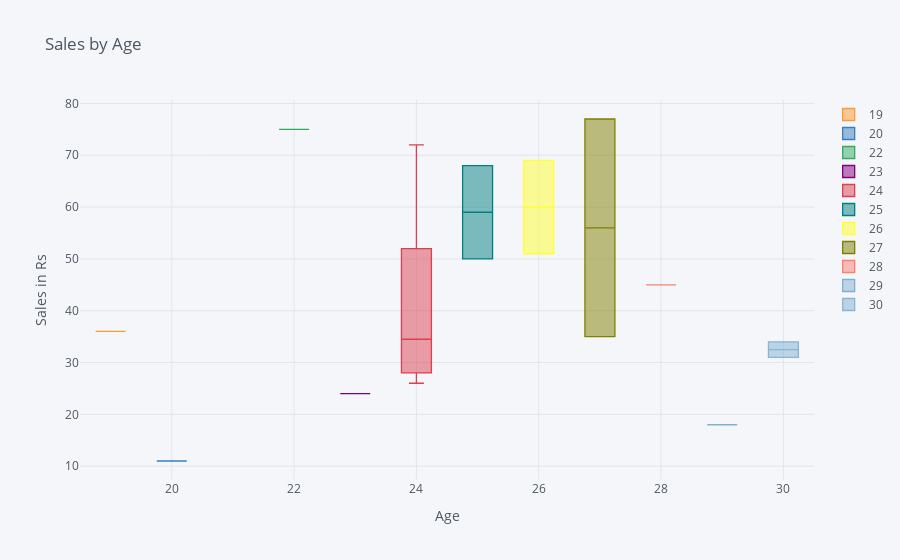

Source (notebook cell):
### Code cell
# Combine Pandas with plotly and cufflinks

data1.pivot(columns='Age', 
            values='SalesinRs').iplot(kind='box', 
                                      xTitle='Age',
                                      yTitle='Sales in Rs', 
                                      title='Sales by Age')

### Figure 1 — Plotly figure (JSON) as saved in the notebook; plotly's stock layout.template omitted (floating-point values rounded to 4 significant figures)
{"data": [{"boxpoints": false, "line": {"width": 1.3}, "marker": {"color": "rgba(255, 153, 51, 1.0)"}, "name": "19", "orientation": "v", "type": "box", "y": [null, null, null, null, null, null, null, null, null, null, 36, null, null, null, null, null, null, null, null, null]}, {"boxpoints": false, "line": {"width": 1.3}, "marker": {"color": "rgba(55, 128, 191, 1.0)"}, "name": "20", "orientation": "v", "type": "box", "y": [null, null, 11, null, null, null, null, null, null, null, null, null, null, null, null, null, null, null, null, null]}, {"boxpoints": false, "line": {"width": 1.3}, "marker": {"color": "rgba(50, 171, 96, 1.0)"}, "name": "22", "orientation": "v", "type": "box", "y": [null, 75, null, null, null, null, null, null, null, null, null, null, null, null, null, null, null, null, null, null]}, {"boxpoints": false, "line": {"width": 1.3}, "marker": {"color": "rgba(128, 0, 128, 1.0)"}, "name": "23", "orientation": "v", "type": "box", "y": [null, null, null, null, null, null, null, 24, null, null, null, null, null, null, null, null, null, null, null, null]}, {"boxpoints": false, "line": {"width": 1.3}, "marker": {"color": "rgba(219, 64, 82, 1.0)"}, "name": "24", "orientation": "v", "type": "box", "y": [null, null, null, null, null, 52, 26, null, 28, null, null, 72, null, null, null, 40, null, null, 29, null]}, {"boxpoints": false, "line": {"width": 1.3}, "marker": {"color": "rgba(0, 128, 128, 1.0)"}, "name": "25", "orientation": "v", "type": "box", "y": [50, null, null, null, null, null, null, null, null, null, null, null, null, null, null, null, null, null, null, 68]}, {"boxpoints": false, "line": {"width": 1.3}, "marker": {"color": "rgba(255, 255, 51, 1.0)"}, "name": "26", "orientation": "v", "type": "box", "y": [null, null, null, null, null, null, null, null, null, null, null, null, 69, 51, null, null, null, null, null, null]}, {"boxpoints": false, "line": {"width": 1.3}, "marker": {"color": "rgba(128, 128, 0, 1.0)"}, "name": "27", "orientation": "v", "type": "box", "y": [null, null, null, 77, null, null, null, null, null, null, null, null, null, null, null, null, null, 35, null, null]}, {"boxpoints": false, "line": {"width": 1.3}, "marker": {"color": "rgba(251, 128, 114, 1.0)"}, "name": "28", "orientation": "v", "type": "box", "y": [null, null, null, null, 45, null, null, null, null, null, null, null, null, null, null, null, null, null, null, null]}, {"boxpoints": false, "line": {"width": 1.3}, "marker": {"color": "rgba(128, 177, 211, 1.0)"}, "name": "29", "orientation": "v", "type": "box", "y": [null, null, null, null, null, null, null, null, null, null, null, null, null, null, null, null, 18, null, null, null]}, {"boxpoints": false, "line": {"width": 1.3}, "marker": {"color": "rgba(128, 177, 211, 0.8999999999999999)"}, "name": "30", "orientation": "v", "type": "box", "y": [null, null, null, null, null, null, null, null, null, 31, null, null, null, null, 34, null, null, null, null, null]}], "layout": {"legend": {"bgcolor": "#F5F6F9", "font": {"color": "#4D5663"}}, "paper_bgcolor": "#F5F6F9", "plot_bgcolor": "#F5F6F9", "title": {"font": {"color": "#4D5663"}, "text": "Sales by Age"}, "xaxis": {"gridcolor": "#E1E5ED", "showgrid": true, "tickfont": {"color": "#4D5663"}, "title": {"font": {"color": "#4D5663"}, "text": "Age"}, "zerolinecolor": "#E1E5ED"}, "yaxis": {"gridcolor": "#E1E5ED", "showgrid": true, "tickfont": {"color": "#4D5663"}, "title": {"font": {"color": "#4D5663"}, "text": "Sales in Rs"}, "zerolinecolor": "#E1E5ED"}}}
